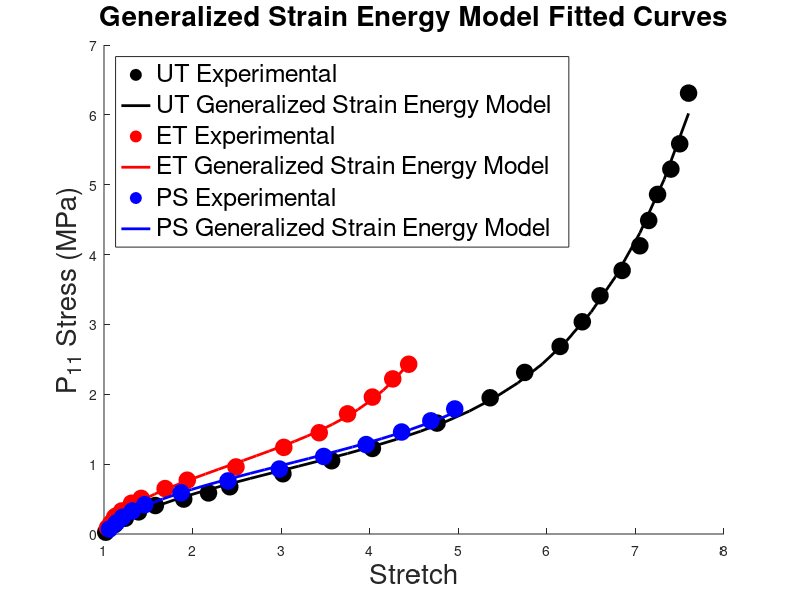
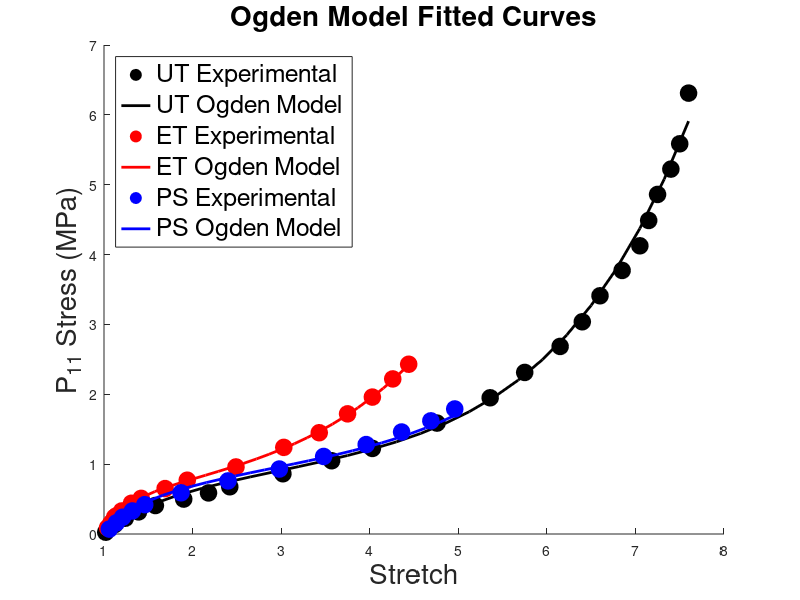

The MATLAB source for these figures, in order:
%% This code is to draw figures by parameters input
% Ogden Model with 6 parameters and GS Model with 6 parameters
% Input variables are Ogden_paras and GS_paras

clc;clear;
close all

% loading data
Treloar_UT_strain = importdata("./Treloar-UT/strain.txt");
Treloar_UT_stress = importdata("./Treloar-UT/stress.txt");

Treloar_ET_strain = importdata("./Treloar-ET/strain.txt");
Treloar_ET_stress = importdata("./Treloar-ET/stress.txt");

Treloar_PS_strain = importdata("./Treloar-PS/strain.txt");
Treloar_PS_stress = importdata("./Treloar-PS/stress.txt");

% Ogden_paras = [mu_1, alpha_1, mu_2, alpha_2, mu_3, alpha_3]
% Unit of mu: MPa
% Ogden_paras = [4.05965e-1, 1.819059, -1.879932e-3, -2.595254, 1.822613e-6, 8.189521];
Ogden_paras = [-0.00399450312646, -2.357101026245013, 0.000056818096938, 6.540469509568156, 0.516156037978041, 1.559863937925930];
% P_11 of Ogden Model
Ogden_UT = @(x, xdata) x(1) * ( xdata .^ (x(2) - 1.0) - xdata .^ (-0.5 * x(2) - 1.0) ) ... 
+ x(3) * ( xdata .^ (x(4) - 1.0) - xdata .^ (-0.5 * x(4) - 1.0) ) ...
+ x(5) * ( xdata .^ (x(6) - 1.0) - xdata .^ (-0.5 * x(6) - 1.0) );

Ogden_ET = @(x, xdata) x(1) * ( xdata .^ (x(2) - 1.0) - xdata .^ (-2.0 * x(2) - 1.0) ) ... 
+ x(3) * ( xdata .^ (x(4) - 1.0) - xdata .^ (-2.0 * x(4) - 1.0) ) ...
+ x(5) * ( xdata .^ (x(6) - 1.0) - xdata .^ (-2.0 * x(6) - 1.0) );

Ogden_PS = @(x, xdata) x(1) * ( xdata .^ (x(2) - 1.0) - xdata .^ (-1.0 * x(2) - 1.0) ) ... 
+ x(3) * ( xdata .^ (x(4) - 1.0) - xdata .^ (-1.0 * x(4) - 1.0) ) ...
+ x(5) * ( xdata .^ (x(6) - 1.0) - xdata .^ (-1.0 * x(6) - 1.0) );

% GS_paras = [n_1, m_1, mu_1, n_2, m_2, mu_2] 
% Unit of mu: MPa
GS_paras = [-0.961211379695161, -0.457753246616541, 0.353505442226954, 2.384084327573897, 3.989939972681667, 0.000013890096421];

% tool function for generalized strain
term1 = @(x, xdata) 2*x(3)*(xdata.^x(2) - xdata.^(-x(1))) .* ((x(2).*(xdata.^(x(2)-1)) + x(1).*(xdata.^(-x(1)-1)) )  / (x(2)+x(1)).^2);
term2 = @(x, xdata) 2*x(6)*(xdata.^x(5) - xdata.^(-x(4))) .* ((x(5).*(xdata.^(x(5)-1)) + x(4).*(xdata.^(-x(4)-1)) )  / (x(5)+x(4)).^2);

% P_11 of generalized strain
GS_UT = @(x, xdata) term1(x, xdata) + term2(x, xdata) - (xdata.^(-1.5)) .* ( term1(x, xdata.^(-0.5)) + term2(x, xdata.^(-0.5)) );
GS_ET = @(x, xdata) term1(x, xdata) + term2(x, xdata) - (xdata.^(-3.0)) .* ( term1(x, xdata.^(-2.0)) + term2(x, xdata.^(-2.0)) );
GS_PS = @(x, xdata) term1(x, xdata) + term2(x, xdata) - (xdata.^(-2.0)) .* ( term1(x, xdata.^(-1.0)) + term2(x, xdata.^(-1.0)) );

% Residual norm
GS_res = sum((GS_UT(GS_paras, Treloar_UT_strain)-Treloar_UT_stress) .* (GS_UT(GS_paras, Treloar_UT_strain)-Treloar_UT_stress) ./ Treloar_UT_stress)...
       + sum((GS_ET(GS_paras, Treloar_ET_strain)-Treloar_ET_stress) .* (GS_ET(GS_paras, Treloar_ET_strain)-Treloar_ET_stress) ./ Treloar_ET_stress)...
       + sum((GS_PS(GS_paras, Treloar_PS_strain)-Treloar_PS_stress) .* (GS_PS(GS_paras, Treloar_PS_strain)-Treloar_PS_stress) ./ Treloar_PS_stress);

disp(['GS residual norm = ' num2str(GS_res)]);

Ogden_res = sum((Ogden_UT(Ogden_paras, Treloar_UT_strain)-Treloar_UT_stress) .* (Ogden_UT(Ogden_paras, Treloar_UT_strain)-Treloar_UT_stress) ./ Treloar_UT_stress)...
          + sum((Ogden_ET(Ogden_paras, Treloar_ET_strain)-Treloar_ET_stress) .* (Ogden_ET(Ogden_paras, Treloar_ET_strain)-Treloar_ET_stress) ./ Treloar_ET_stress)...
          + sum((Ogden_PS(Ogden_paras, Treloar_PS_strain)-Treloar_PS_stress) .* (Ogden_PS(Ogden_paras, Treloar_PS_strain)-Treloar_PS_stress) ./ Treloar_PS_stress);

disp(['Ogden residual norm = ' num2str(Ogden_res)]);


% Prescribed stretch
x_UT = linspace(1.0, max(Treloar_UT_strain), 25);
x_ET = linspace(1.0, max(Treloar_ET_strain), 25);
x_PS = linspace(1.0, max(Treloar_PS_strain), 25);

% Plot GS
figure;
set(gcf, 'Position', [100, 100, 1000, 1000]); 
hold on;

plot(Treloar_UT_strain, Treloar_UT_stress, 'ko', 'MarkerFaceColor', 'k', 'MarkerSize', 12); 
plot(x_UT, GS_UT(GS_paras, x_UT), 'Color', 'k', 'LineWidth', 2, 'LineStyle', '-');

plot(Treloar_ET_strain, Treloar_ET_stress, 'ro', 'MarkerFaceColor', 'r', 'MarkerSize', 12); 
plot(x_ET, GS_ET(GS_paras, x_ET), 'Color', 'r', 'LineWidth', 2, 'LineStyle', '-');

plot(Treloar_PS_strain, Treloar_PS_stress, 'bo', 'MarkerFaceColor', 'b', 'MarkerSize', 12); 
plot(x_PS, GS_PS(GS_paras, x_PS), 'Color', 'b', 'LineWidth', 2, 'LineStyle', '-');

hold off;

legend('UT Experimental', 'UT Generalized Strain Energy Model',...
       'ET Experimental', 'ET Generalized Strain Energy Model',...
       'PS Experimental', 'PS Generalized Strain Energy Model',...
       'Location', 'northwest', 'FontSize', 18);

title('Generalized Strain Energy Model Fitted Curves', 'FontSize', 20);
xlabel('Stretch', 'FontSize', 20);
ylabel('P_{11} Stress (MPa)', 'FontSize', 20);

saveas(gcf, 'GS.png');

% Plot Ogden
figure;
set(gcf, 'Position', [100, 100, 1000, 1000]); 
hold on;

plot(Treloar_UT_strain, Treloar_UT_stress, 'ko', 'MarkerFaceColor', 'k', 'MarkerSize', 12); 
plot(x_UT, Ogden_UT(Ogden_paras, x_UT), 'Color', 'k', 'LineWidth', 2, 'LineStyle', '-');

plot(Treloar_ET_strain, Treloar_ET_stress, 'ro', 'MarkerFaceColor', 'r', 'MarkerSize', 12); 
plot(x_ET, Ogden_ET(Ogden_paras, x_ET), 'Color', 'r', 'LineWidth', 2, 'LineStyle', '-');

plot(Treloar_PS_strain, Treloar_PS_stress, 'bo', 'MarkerFaceColor', 'b', 'MarkerSize', 12); 
plot(x_PS, Ogden_PS(Ogden_paras, x_PS), 'Color', 'b', 'LineWidth', 2, 'LineStyle', '-');

hold off;

legend('UT Experimental', 'UT Ogden Model',...
       'ET Experimental', 'ET Ogden Model',...
       'PS Experimental', 'PS Ogden Model',...
       'Location', 'northwest', 'FontSize', 18);

title('Ogden Model Fitted Curves', 'FontSize', 20);
xlabel('Stretch', 'FontSize', 20);
ylabel('P_{11} Stress (MPa)', 'FontSize', 20);

saveas(gcf, 'Ogden.png');

